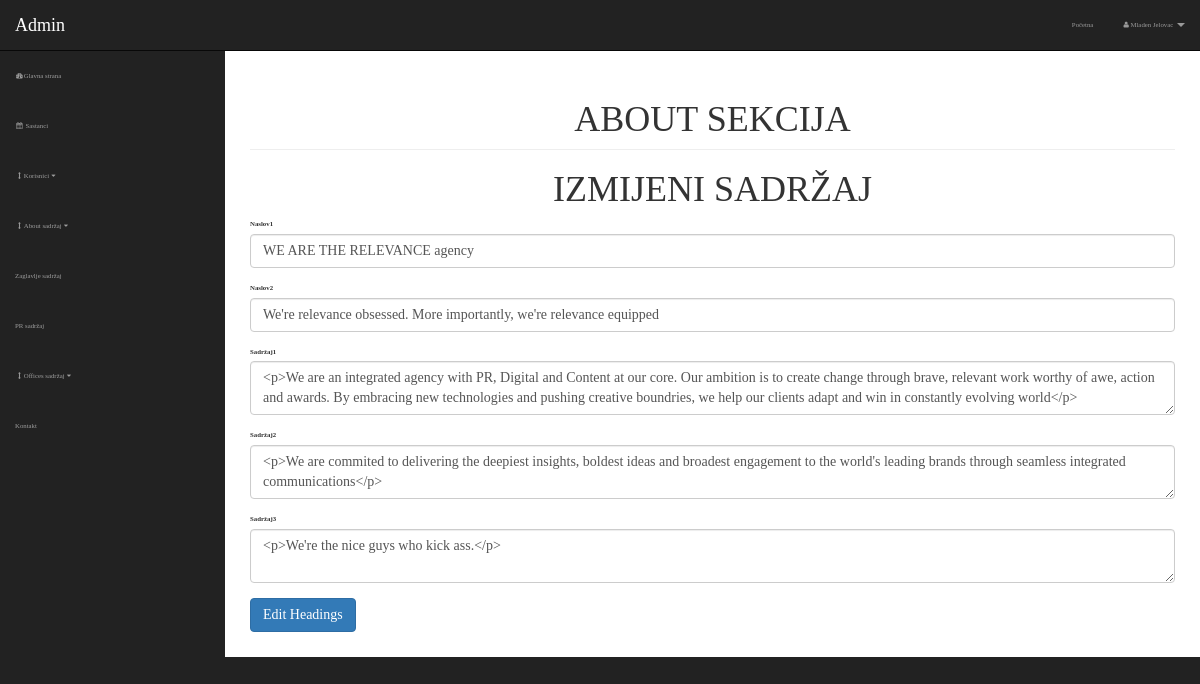
The app's page /admin/about_content.php?option=edit&ac_id=1 (signed in) with its own data.
### tables this page shows
CREATE TABLE `about_content` (
  `about_content_id` int(3) NOT NULL,
  `about_title1` varchar(1200) NOT NULL,
  `about_title2` varchar(1200) NOT NULL,
  `about_p1` varchar(1200) NOT NULL,
  `about_p2` varchar(1200) NOT NULL,
  `about_p3` varchar(1200) NOT NULL
);

### admin/includes/edit-about_content.php (the view, shortened to what this page needs)
 <?php
     if(isset($_GET['ac_id'])){
        $get_ac_id = $_GET['ac_id'];
     }
     $query = "SELECT * FROM about_content WHERE about_content_id = $get_ac_id";
     $select = mysqli_query($connection, $query);
    while($row = mysqli_fetch_assoc($select)){
        $about_title1 = $row['about_title1'];
        $about_title2 = $row['about_title2'];
        $about_p1 = $row['about_p1'];
        $about_p2 = $row['about_p2'];
        $about_p3 = $row['about_p3'];
   }
 ?>
   <form action="" method="post">
   <h1 class="text-center">IZMIJENI SADRŽAJ</h1>
    <div class="form-group">
        <label for="about_title1">Naslov1</label>
        <input value="<?php echo $about_title1; ?>" type="text" name="about_title1" class="form-control">
    </div>
    <div class="form-group">
        <label for="about_title2">Naslov2</label>
        <input value="<?php echo $about_title2; ?>" type="text" name="about_title2" class="form-control">
    </div>
    <div class="form-group">
        <label for="about_p1">Sadržaj1</label>
        <textarea name="about_p1" id="about_p1" class="form-control"><?php echo $about_p1; ?></textarea>
    </div>
    <div class="form-group">
        <label for="about_p2">Sadržaj2</label>
        <textarea name="about_p2" id="about_p2" class="form-control"><?php echo $about_p2; ?></textarea>
    </div>
    <div class="form-group">
        <label for="about_p3">Sadržaj3</label>
        <textarea name="about_p3" id="about_p3" class="form-control"><?php echo $about_p3; ?></textarea>
    </div>
    <div class="form-group">
        <input type="submit"  name="edit_about_content" value="Edit Headings" class="btn btn-primary">
    </div>
</form>

### admin/css/sb-admin.css (style rules this page uses)
body { margin-top: 100px; background-color: #222; }
@media (min-width:768px) { body { margin-top: 50px; } }

### style/style.css (style rules this page uses)
:root { --color-primary: rgba(31,31,31); --color-secondary: rgba(255,198,39); }
* { padding: 0; margin: 0; box-sizing: border-box; }
body { font-family: 'Montserrat Regular', fira-sans; font-size: 68%; }
h1 { font-family: 'Montserrat Black', fira-sans; }

### admin/includes/header.php (style rules this page uses)
body, .not_shown { visibility: hidden; }

### records on screen
about_content: about_title1 "WE ARE THE RELEVANCE agency", about_title2 "We're relevance obsessed. More importantly, we're relevance equipped", about_p1 "<p>We are an integrated agency with PR, Digital and Content at our core. Our ambition is to create change through brave, relevant work worthy of awe, action and awards. By embracing new technologies and pushing creative boundries, we help our clients adapt and win in constantly evolving world</p>", about_p2 "<p>We are commited to delivering the deepiest insights, boldest ideas and broadest engagement to the world's leading brands through seamless integrated communications</p>", about_p3 "<p>We're the nice guys who kick ass.</p>"

### other values on screen
$_SESSION['firstname'] "Mladen"
$_SESSION['lastname'] "Jelovac"
